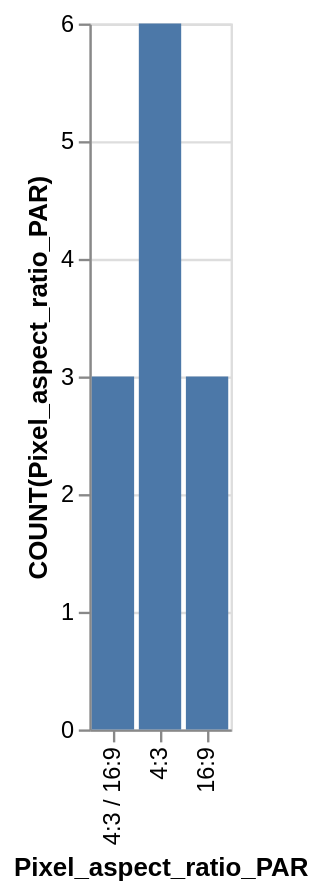

Write a Vega-Lite specification for this figure.
### Vega-Lite specification from a JSON file in a GitHub repository (floating-point values rounded to 4 significant figures)
{"data": {"values": [{"x_data": "4:3 / 16:9", "y_data": 3}, {"x_data": "4:3", "y_data": 6}, {"x_data": "16:9", "y_data": 3}]}, "mark": "bar", "encoding": {"x": {"field": "x_data", "type": "nominal", "title": "Pixel_aspect_ratio_PAR", "sort": "descending"}, "y": {"field": "y_data", "type": "quantitative", "title": "COUNT(Pixel_aspect_ratio_PAR)"}}}
